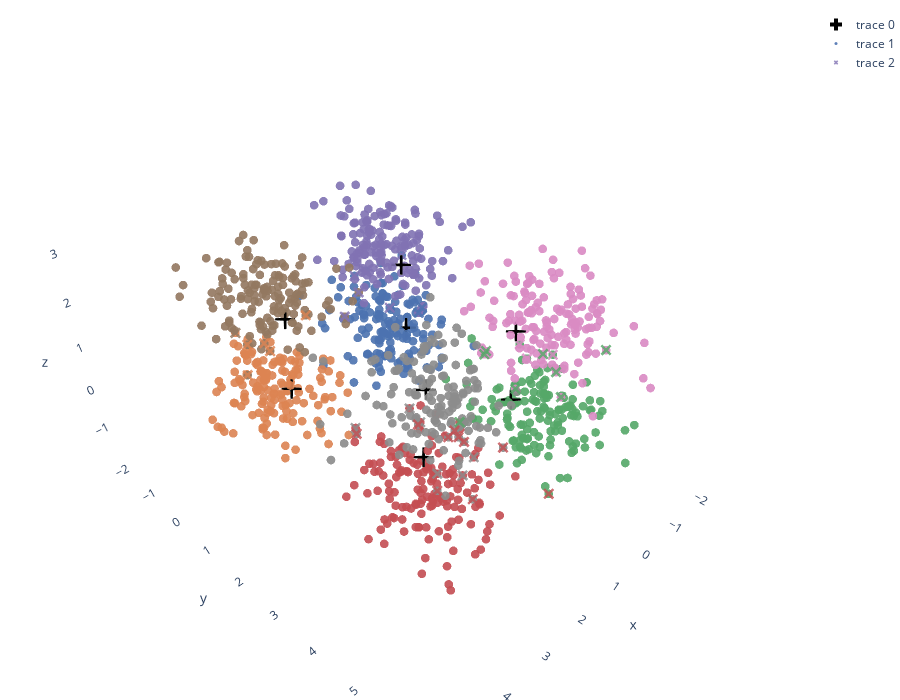

Notebook source saved alongside this figure:
### Markdown cell above
Wykres 3D. Lepiej widać ułożenie neuronów w przestrzeni i klastrów.

### Code cell
warnings.filterwarnings("ignore")
color_map_list = [(k/7, v) for k, v in color_map.items()]

neurons = go.Scatter3d(x=som.weights[:,:,0].flatten(),y=som.weights[:,:,1].flatten(),z=som.weights[:,:,2].flatten(),
                       mode='markers', marker=dict(size=10,color="black",symbol="cross"))
true_markers = go.Scatter3d(x=df["x"],y=df["y"],z=df["z"],mode='markers',marker=dict(size=3,color=df["c"],colorscale=color_map_list, opacity=0.9))
wrong_markers = go.Scatter3d(x=df.loc[errors,"x"],y= df.loc[errors,"y"], z=df.loc[errors,"z"], 
                   mode='markers',marker=dict(size=4,color=y_pred_relabeled[errors],colorscale=color_map_list,opacity=0.8,symbol='x'))



fig = go.Figure(data=[neurons,true_markers,wrong_markers])#,marker=dict(size=10,color="black"))])
fig.update_layout(width=900,height=700,margin=dict(l=0, r=0, b=0, t=10),
                  scene = dict(
                    xaxis=dict(showgrid=False, showbackground=False),
                    yaxis=dict(showgrid=False, showbackground=False),
                    zaxis=dict(showgrid=False, showbackground=False)
                ))

fig.show()
warnings.filterwarnings("default")

### Figure 1 — Plotly figure (JSON) as saved in the notebook; plotly's stock layout.template omitted (floating-point values rounded to 4 significant figures; data arrays with more than 128 entries replaced by an {"elided": "..."} marker saying what was removed)
{"data": [{"marker": {"color": "black", "size": 10, "symbol": "cross"}, "mode": "markers", "type": "scatter3d", "x": [0.01647, -0.05626, 0.3295, 0.3075, 2.673, 2.636, 3.006, 3.031], "y": [0.4444, 0.5175, 3.621, 3.64, 3.656, 3.602, 0.4815, 0.5125], "z": [1.753, 0.2417, 1.787, 0.2509, 1.78, 0.2744, 1.831, 0.2851]}, {"marker": {"color": {"elided": "1200 int values"}, "colorscale": [[0, "#4C72B0"], [0.1429, "#DD8452"], [0.2857, "#55A868"], [0.4286, "#C44E52"], [0.5714, "#8172B3"], [0.7143, "#937860"], [0.8571, "#DA8BC3"], [1, "#8C8C8C"]], "opacity": 0.9, "size": 3}, "mode": "markers", "type": "scatter3d", "x": {"elided": "1200 float values"}, "y": {"elided": "1200 float values"}, "z": {"elided": "1200 float values"}}, {"marker": {"color": [4, 4, 4, 4, 4, 4, 5, 3, 6, 6, 6, 7, 7, 2, 7, 7, 7, 7, 0, 0, 4, 1, 1, 1, 1, 4, 1, 2, 2, 2, 2, 2, 2, 2, 3, 3, 3, 3, 3, 3, 3, 3, 3], "colorscale": [[0, "#4C72B0"], [0.1429, "#DD8452"], [0.2857, "#55A868"], [0.4286, "#C44E52"], [0.5714, "#8172B3"], [0.7143, "#937860"], [0.8571, "#DA8BC3"], [1, "#8C8C8C"]], "opacity": 0.8, "size": 4, "symbol": "x"}, "mode": "markers", "type": "scatter3d", "x": [0.008377, -0.1856, 0.3252, 0.476, 0.5817, -0.617, 3.352, 1.657, 0.184, 0.09385, -0.06562, 2.914, 2.915, 1.307, 3.718, 3.415, 2.99, 3.209, -0.2055, -0.6356, 1.04, 3.752, 3.147, 3.339, 1.79, 1.357, 2.925, -0.408, 0.2854, 0.1431, -0.4521, -1.586, 0.3798, 0.3201, 2.836, 2.466, 2.288, 3.549, 2.192, 2.14, 2.566, 3.567, 2.306], "y": [-0.6288, 0.2589, -0.6334, 0.5816, 0.4469, 0.2309, -0.6723, 5.549, 3.821, 3.569, 4.19, 4.915, 3.777, 3.261, 3.11, 4.624, 3.606, 4.956, 0.7392, 0.4278, 0.2847, 0.1991, 0.1132, -0.3348, -0.493, 0.2031, -0.3854, 4.093, 3.708, 2.85, 3.732, 4.392, 2.999, 4.713, 4.889, 4.339, 4.07, 2.934, 3.898, 4.887, 3.401, 4.772, 3.862], "z": [1.183, 1.821, 1.18, 0.9968, 2.012, 1.212, 1.15, 0.07357, 1.218, 1.364, 1.365, 1.289, 1.316, 0.06172, 1.276, 1.088, 1.547, 1.135, 0.6421, 0.4377, 1.47, 0.8191, 1.015, 1.037, 0.9199, 1.011, 0.8407, 0.7477, 0.524, 0.8845, 0.9559, 0.8137, 0.9987, 0.9062, 0.3174, 0.9677, 0.7945, 0.9435, 0.7773, 0.9839, 0.8356, 0.9311, 0.6772]}], "layout": {"height": 700, "margin": {"b": 0, "l": 0, "r": 0, "t": 10}, "scene": {"xaxis": {"showbackground": false, "showgrid": false}, "yaxis": {"showbackground": false, "showgrid": false}, "zaxis": {"showbackground": false, "showgrid": false}}, "width": 900}}
